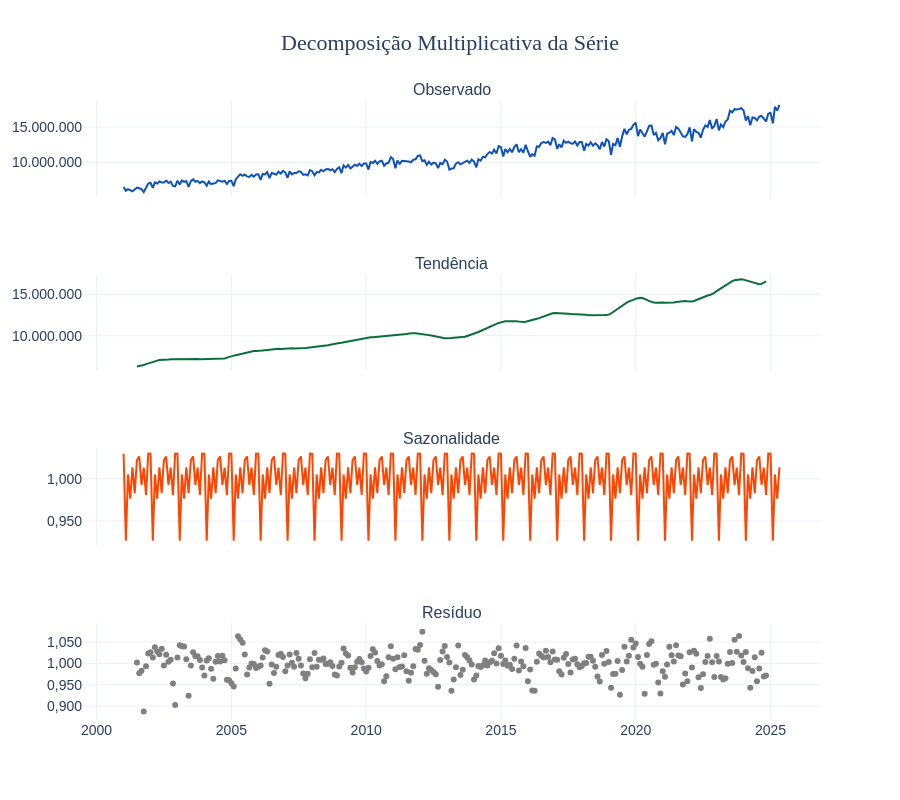

Write notebook code for a chart like this one.
### Markdown cell above
### 3.3 Decomposição da Série

### Code cell
decomposicao = seasonal_decompose(serie_petroleo, model="multiplicative")

# 1. Dicionário de tradução e criação da lista de datas formatadas
meses_pt = {1: 'Janeiro', 2: 'Fevereiro', 3: 'Março', 4: 'Abril', 5: 'Maio', 6: 'Junho', 
            7: 'Julho', 8: 'Agosto', 9: 'Setembro', 10: 'Outubro', 11: 'Novembro', 12: 'Dezembro'}
hover_datas = [f"{meses_pt[d.month]} de {d.year}" for d in decomposicao.observed.index]

fig_decomp = make_subplots(rows=4, cols=1, shared_xaxes=True, subplot_titles=["Observado", "Tendência", "Sazonalidade", "Resíduo"])

# 2. Adicionando Traces com formatação específica para cada unidade de medida
fig_decomp.add_trace(go.Scatter(
    x=decomposicao.observed.index, y=decomposicao.observed, name="Observado", line=dict(color="#0f52ba"),
    customdata=hover_datas,
    hovertemplate="%{customdata}<br><b>Volume: %{y:,.0f} m³</b><extra></extra>"
), row=1, col=1)

fig_decomp.add_trace(go.Scatter(
    x=decomposicao.trend.index, y=decomposicao.trend, name="Tendência", line=dict(color="#09703b"),
    customdata=hover_datas,
    hovertemplate="%{customdata}<br><b>Tendência: %{y:,.0f} m³</b><extra></extra>"
), row=2, col=1)

fig_decomp.add_trace(go.Scatter(
    x=decomposicao.seasonal.index, y=decomposicao.seasonal, name="Sazonalidade", line=dict(color="#FF4500"),
    customdata=hover_datas,
    hovertemplate="%{customdata}<br><b>Índice Sazonal: %{y:.4f}</b><extra></extra>"
), row=3, col=1)

fig_decomp.add_trace(go.Scatter(
    x=decomposicao.resid.index, y=decomposicao.resid, name="Resíduo", mode="markers", marker=dict(color="gray"),
    customdata=hover_datas,
    hovertemplate="%{customdata}<br><b>Resíduo: %{y:.4f}</b><extra></extra>"
), row=4, col=1)

# 3. Formatação Individual dos Eixos Y de cada Subplot
fig_decomp.update_yaxes(tickformat=",.0f", row=1, col=1) # Volume inteiro (com ponto)
fig_decomp.update_yaxes(tickformat=",.0f", row=2, col=1) # Volume inteiro (com ponto)
fig_decomp.update_yaxes(tickformat=",.3f", row=3, col=1) # Índice com 3 casas decimais (com vírgula)
fig_decomp.update_yaxes(tickformat=",.3f", row=4, col=1) # Índice com 3 casas decimais (com vírgula)

# 4. Layout Global e Padrão BR
fig_decomp.update_layout(
    separators=",.",
    height=800, 
    template="plotly_white",
    title=dict(text="Decomposição Multiplicativa da Série", x=0.5, font=dict(size=22, family="Arial Black")),
    showlegend=False,
    font=dict(family="Arial", size=14),
    hovermode="x unified" # Alinha o tooltip verticalmente (excelente para subplots!)
)

fig_decomp.show()

### Figure 1 — Plotly figure (JSON) as saved in the notebook; plotly's stock layout.template omitted (floating-point values rounded to 4 significant figures; data arrays with more than 128 entries replaced by an {"elided": "..."} marker saying what was removed)
{"data": [{"customdata": {"elided": "293 str values"}, "hovertemplate": "%{customdata}<br><b>Volume: %{y:,.0f} m³</b><extra></extra>", "line": {"color": "#0f52ba"}, "name": "Observado", "type": "scatter", "x": {"elided": "293 str values"}, "xaxis": "x", "y": {"elided": "293 float values"}, "yaxis": "y"}, {"customdata": {"elided": "293 str values"}, "hovertemplate": "%{customdata}<br><b>Tendência: %{y:,.0f} m³</b><extra></extra>", "line": {"color": "#09703b"}, "name": "Tendência", "type": "scatter", "x": {"elided": "293 str values"}, "xaxis": "x2", "y": {"elided": "293 float values"}, "yaxis": "y2"}, {"customdata": {"elided": "293 str values"}, "hovertemplate": "%{customdata}<br><b>Índice Sazonal: %{y:.4f}</b><extra></extra>", "line": {"color": "#FF4500"}, "name": "Sazonalidade", "type": "scatter", "x": {"elided": "293 str values"}, "xaxis": "x3", "y": {"elided": "293 float values"}, "yaxis": "y3"}, {"customdata": {"elided": "293 str values"}, "hovertemplate": "%{customdata}<br><b>Resíduo: %{y:.4f}</b><extra></extra>", "marker": {"color": "gray"}, "mode": "markers", "name": "Resíduo", "type": "scatter", "x": {"elided": "293 str values"}, "xaxis": "x4", "y": {"elided": "293 float values"}, "yaxis": "y4"}], "layout": {"annotations": [{"font": {"size": 16}, "showarrow": false, "text": "Observado", "x": 0.5, "xanchor": "center", "xref": "paper", "y": 1, "yanchor": "bottom", "yref": "paper"}, {"font": {"size": 16}, "showarrow": false, "text": "Tendência", "x": 0.5, "xanchor": "center", "xref": "paper", "y": 0.7188, "yanchor": "bottom", "yref": "paper"}, {"font": {"size": 16}, "showarrow": false, "text": "Sazonalidade", "x": 0.5, "xanchor": "center", "xref": "paper", "y": 0.4375, "yanchor": "bottom", "yref": "paper"}, {"font": {"size": 16}, "showarrow": false, "text": "Resíduo", "x": 0.5, "xanchor": "center", "xref": "paper", "y": 0.1562, "yanchor": "bottom", "yref": "paper"}], "font": {"family": "Arial", "size": 14}, "height": 800, "hovermode": "x unified", "separators": ",.", "showlegend": false, "title": {"font": {"family": "Arial Black", "size": 22}, "text": "Decomposição Multiplicativa da Série", "x": 0.5}, "xaxis": {"anchor": "y", "domain": [0, 1], "matches": "x4", "showticklabels": false}, "xaxis2": {"anchor": "y2", "domain": [0, 1], "matches": "x4", "showticklabels": false}, "xaxis3": {"anchor": "y3", "domain": [0, 1], "matches": "x4", "showticklabels": false}, "xaxis4": {"anchor": "y4", "domain": [0, 1]}, "yaxis": {"anchor": "x", "domain": [0.8438, 1], "tickformat": ",.0f"}, "yaxis2": {"anchor": "x2", "domain": [0.5625, 0.7188], "tickformat": ",.0f"}, "yaxis3": {"anchor": "x3", "domain": [0.2812, 0.4375], "tickformat": ",.3f"}, "yaxis4": {"anchor": "x4", "domain": [0, 0.1562], "tickformat": ",.3f"}}}
